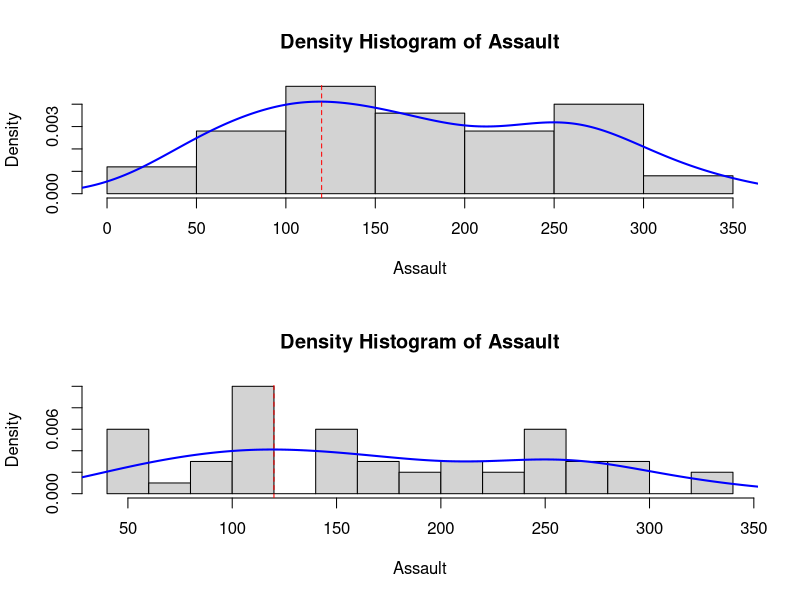

Write the R code that produced this figure.
library(modeest)
par(mfrow=c(2,1))

#Calcular moda
moda=mlv(USArrests$Assault, method = "mfv")[1]

hist(USArrests$Assault, main = "Density Histogram of Assault", freq=FALSE,
     xlab = "Assault")
lines(density(USArrests$Assault), col="blue", lwd=2)
abline(v=moda, col = "red", lty = 2)


hist(USArrests$Assault, main = "Density Histogram of Assault", freq=FALSE,
     xlab = "Assault", breaks = 12)
lines(density(USArrests$Assault), col="blue", lwd=2)
abline(v=moda, col = "red", lty = 2, cex = 3)
